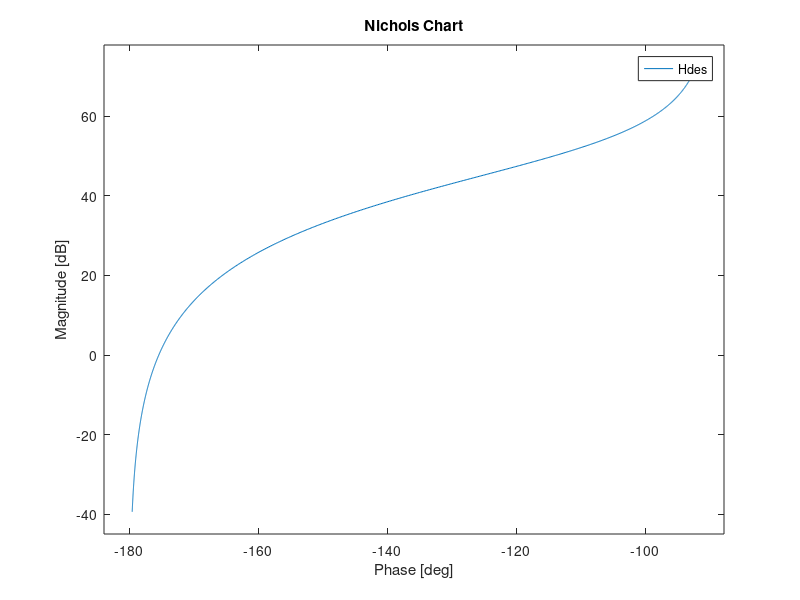
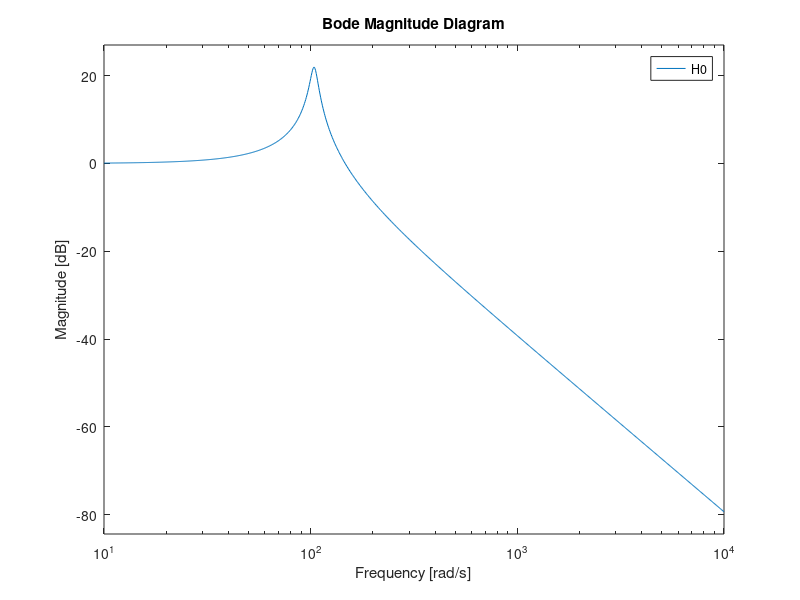

Reproduce these figures in MATLAB, in order. (Note: this script raises an error after producing the figures.)
Hdes = tf(1295.65, [0.1198, 1, 0]);
clf, nichols(Hdes), grid, hold on

%%
H0 = feedback(Hdes,1);
figure
bodemag(H0,{10,1e4}), grid
% step(H0), grid

%%
hold on

%%
yline(-3,'r')
yline(0,'k')

%%
Mdb = 0.00001; % modulul evidentiat
% Mdb = 21.9; % modulul evidentiat
% Mdb = -3; % modulul evidentiat
M = 10^(Mdb/20);
Ts = 0.0001;

% jumatatea din dreapta de cerc
t = (pi+Ts):Ts:(2*pi);
X = -M^2/(M^2-1); 
Y = 0; 
R = abs(M/(M^2-1));
% cercurile din diagrama Nyquist
x = X+R*cos(t); y = Y+R*sin(t);
% echivalentul lor in diagrama Nichols
mag = db(sqrt(x.^2+y.^2));
ph = atan2(y,x);
plot(rad2deg(ph),mag,'r')  % poate trebuie adaugate/scazute cercuri!

% jumatatea din stanga de cerc
t = Ts:Ts:(pi);
X = -M^2/(M^2-1); 
Y = 0; 
R = abs(M/(M^2-1));
% cercurile din diagrama Nyquist
x = X+R*cos(t); y = Y+R*sin(t);
% echivalentul cercurilor din diagrama Nichols
mag = db(sqrt(x.^2+y.^2));
ph = atan2(y,x);
plot(-360+rad2deg(ph),mag,'r')  % poate trebuie adaugate/scazute cercuri!
shg

%%
H = tf(-2*[1,-2],[1,6,0])
margin(H)

%%
H = tf(8*[1,9],[1,50,0],'iodelay',2)
margin(H)

%%
w = 0.825;
f = pi/2+atan(w/9)-atan(w/50)-2*w

%%
% R1 = 5.5; 
% R2 = 5.5;
% C1 = 10;
% C2 = 10;
% H = tf(1,[R1*R2*C1*C2,(R1*C1+R2*C2+R2*C1),1])
% zpk(H)

% Km = 334.89;
% Ki = 3.869;
% Tm = 0.1198;
% Te = 0.0025;
% H = tf(Km*Ki,conv([Te,1],[Tm,1,0]))
% zpk(H)

H = tf(3.333*[1,0,3167],conv([1,2.864,49.85],[1,17.14,3388]))
zpk(H)


subplot(2,2,[1,3])
bode(H), grid

subplot(2,2,2)
nyquist(H)

subplot(2,2,4)
nichols(H)